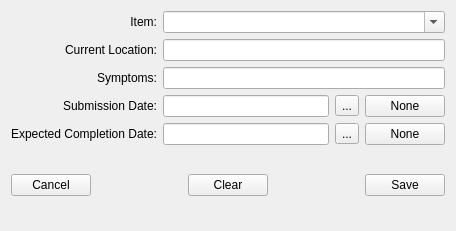
<?xml version="1.0" encoding="UTF-8"?>
<ui version="4.0">
 <class>Form</class>
 <widget class="QWidget" name="Form">
  <property name="geometry">
   <rect>
    <x>0</x>
    <y>0</y>
    <width>456</width>
    <height>231</height>
   </rect>
  </property>
  <property name="windowTitle">
   <string>Form</string>
  </property>
  <layout class="QGridLayout" name="gridLayout">
   <item row="5" column="0">
    <widget class="QLabel" name="label10">
     <property name="sizePolicy">
      <sizepolicy hsizetype="Preferred" vsizetype="Preferred">
       <horstretch>0</horstretch>
       <verstretch>0</verstretch>
      </sizepolicy>
     </property>
     <property name="text">
      <string>Expected Completion Date:</string>
     </property>
     <property name="alignment">
      <set>Qt::AlignRight|Qt::AlignTrailing|Qt::AlignVCenter</set>
     </property>
    </widget>
   </item>
   <item row="4" column="1" colspan="2">
    <layout class="QHBoxLayout" name="horizontalLayout_5">
     <item>
      <widget class="QLineEdit" name="submissionDateBox">
       <property name="sizePolicy">
        <sizepolicy hsizetype="MinimumExpanding" vsizetype="Fixed">
         <horstretch>0</horstretch>
         <verstretch>0</verstretch>
        </sizepolicy>
       </property>
       <property name="readOnly">
        <bool>true</bool>
       </property>
      </widget>
     </item>
     <item>
      <widget class="QToolButton" name="submissionDateButton">
       <property name="text">
        <string>...</string>
       </property>
      </widget>
     </item>
     <item>
      <widget class="QPushButton" name="submissionNoneButton">
       <property name="text">
        <string>None</string>
       </property>
      </widget>
     </item>
    </layout>
   </item>
   <item row="2" column="0">
    <widget class="QLabel" name="label02">
     <property name="text">
      <string>Symptoms:</string>
     </property>
     <property name="alignment">
      <set>Qt::AlignRight|Qt::AlignTrailing|Qt::AlignVCenter</set>
     </property>
    </widget>
   </item>
   <item row="4" column="0">
    <widget class="QLabel" name="label09">
     <property name="sizePolicy">
      <sizepolicy hsizetype="Preferred" vsizetype="Preferred">
       <horstretch>0</horstretch>
       <verstretch>0</verstretch>
      </sizepolicy>
     </property>
     <property name="text">
      <string>Submission Date:</string>
     </property>
     <property name="alignment">
      <set>Qt::AlignRight|Qt::AlignTrailing|Qt::AlignVCenter</set>
     </property>
    </widget>
   </item>
   <item row="5" column="1" colspan="2">
    <layout class="QHBoxLayout" name="horizontalLayout_7">
     <item>
      <widget class="QLineEdit" name="expectedDateBox">
       <property name="sizePolicy">
        <sizepolicy hsizetype="MinimumExpanding" vsizetype="Fixed">
         <horstretch>0</horstretch>
         <verstretch>0</verstretch>
        </sizepolicy>
       </property>
       <property name="readOnly">
        <bool>true</bool>
       </property>
      </widget>
     </item>
     <item>
      <widget class="QToolButton" name="expectedDateButton">
       <property name="text">
        <string>...</string>
       </property>
      </widget>
     </item>
     <item>
      <widget class="QPushButton" name="expectedNoneButton">
       <property name="text">
        <string>None</string>
       </property>
      </widget>
     </item>
    </layout>
   </item>
   <item row="0" column="1" colspan="2">
    <widget class="QComboBox" name="itemBox">
     <property name="sizePolicy">
      <sizepolicy hsizetype="Preferred" vsizetype="Fixed">
       <horstretch>0</horstretch>
       <verstretch>0</verstretch>
      </sizepolicy>
     </property>
     <property name="editable">
      <bool>true</bool>
     </property>
    </widget>
   </item>
   <item row="2" column="1" colspan="2">
    <widget class="QLineEdit" name="symptomsBox">
     <property name="text">
      <string/>
     </property>
     <property name="maxLength">
      <number>10000</number>
     </property>
     <property name="readOnly">
      <bool>false</bool>
     </property>
     <property name="clearButtonEnabled">
      <bool>false</bool>
     </property>
    </widget>
   </item>
   <item row="7" column="0" colspan="3">
    <layout class="QHBoxLayout" name="horizontalLayout">
     <item>
      <widget class="QPushButton" name="cancelButton">
       <property name="text">
        <string>Cancel</string>
       </property>
      </widget>
     </item>
     <item>
      <spacer name="horizontalSpacer_5">
       <property name="orientation">
        <enum>Qt::Horizontal</enum>
       </property>
       <property name="sizeHint" stdset="0">
        <size>
         <width>58</width>
         <height>33</height>
        </size>
       </property>
      </spacer>
     </item>
     <item>
      <widget class="QPushButton" name="clearButton">
       <property name="text">
        <string>Clear</string>
       </property>
      </widget>
     </item>
     <item>
      <spacer name="horizontalSpacer_4">
       <property name="orientation">
        <enum>Qt::Horizontal</enum>
       </property>
       <property name="sizeHint" stdset="0">
        <size>
         <width>58</width>
         <height>33</height>
        </size>
       </property>
      </spacer>
     </item>
     <item>
      <widget class="QPushButton" name="saveButton">
       <property name="text">
        <string>Save</string>
       </property>
      </widget>
     </item>
    </layout>
   </item>
   <item row="0" column="0">
    <widget class="QLabel" name="label01">
     <property name="layoutDirection">
      <enum>Qt::LeftToRight</enum>
     </property>
     <property name="text">
      <string>Item:</string>
     </property>
     <property name="alignment">
      <set>Qt::AlignRight|Qt::AlignTrailing|Qt::AlignVCenter</set>
     </property>
    </widget>
   </item>
   <item row="8" column="0" colspan="3">
    <spacer name="verticalSpacer_3">
     <property name="orientation">
      <enum>Qt::Vertical</enum>
     </property>
     <property name="sizeHint" stdset="0">
      <size>
       <width>20</width>
       <height>578</height>
      </size>
     </property>
    </spacer>
   </item>
   <item row="6" column="0" colspan="3">
    <spacer name="verticalSpacer_4">
     <property name="orientation">
      <enum>Qt::Vertical</enum>
     </property>
     <property name="sizeHint" stdset="0">
      <size>
       <width>20</width>
       <height>578</height>
      </size>
     </property>
    </spacer>
   </item>
   <item row="1" column="0">
    <widget class="QLabel" name="label03">
     <property name="text">
      <string>Current Location:</string>
     </property>
     <property name="alignment">
      <set>Qt::AlignRight|Qt::AlignTrailing|Qt::AlignVCenter</set>
     </property>
    </widget>
   </item>
   <item row="1" column="1" colspan="2">
    <widget class="QLineEdit" name="locationBox">
     <property name="text">
      <string/>
     </property>
     <property name="maxLength">
      <number>10000</number>
     </property>
     <property name="readOnly">
      <bool>false</bool>
     </property>
     <property name="clearButtonEnabled">
      <bool>false</bool>
     </property>
    </widget>
   </item>
  </layout>
 </widget>
 <resources/>
 <connections/>
</ui>
